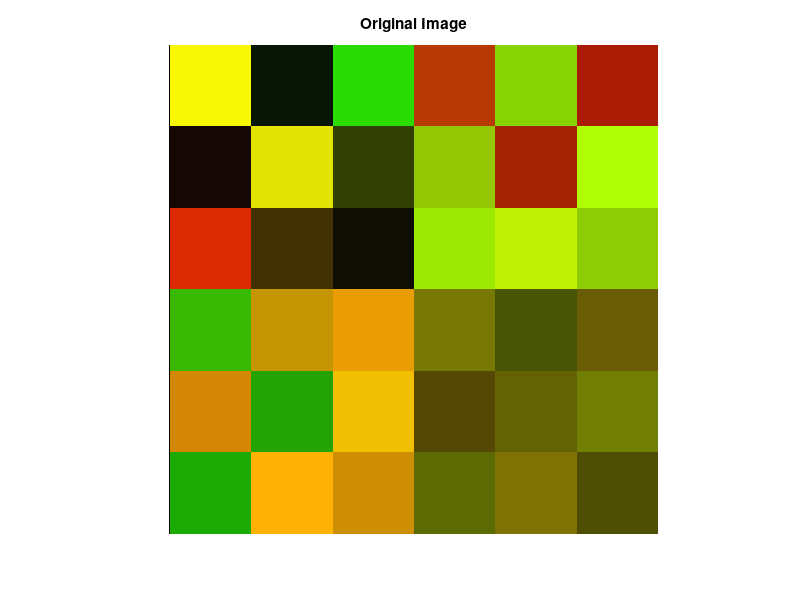

Here is the MATLAB script that generated this plot: (Note: this script raises an error after producing the figure.)
%cmpt412-assignment1
%author: Janet Xuan


% image=imread('ThreePenniesAreduced.jpg');
image = zeros(6,6,3);
image(:,:,1)=magic(6);
image(:,:,2)=magic(6)';
image(:,:,3)=ones(6)/2;
image=image/max(image(:));

figure
imshow(image)
title('Original Image')

%%%%%%%%%%%%%%%    subimage         %%%%%%%%%%%%%%%%
% [subimage] = subsample(image, 0.3);
% figure
% imshow(subimage)
% title('subimage IMage')

%%%%%%%%%%%%%%%    shrink        %%%%%%%%%%%%%%%%%%
%  [shrinkIM] = shrink(image);
%  figure
%  imshow(shrinkIM)
%  title('shrink IMage')

%%%%%%%%%%%%%%%    zoom        %%%%%%%%%%%%%%%%%%
% [zoomIM] = zoom(image);
% figure
% imshow(zoomIM)
% title('zoom IMage')

%%%%%%%%%%%%%%%    rotate      %%%%%%%%%%%%%%%%%
[myrotateIM] = myrotate(image);
figure
imshow(myrotateIM)
title('rotate IMage 90 degrees clockwise')


%%%%%%%%%%%%%%%    reflect     %%%%%%%%%%%%%%%%%
% [reflectIM] = reflect(image);
% figure
% imshow(reflectIM)
% title('reflect IMage about the vertical axis')

%%%%%%%%%%%%%%%    dim         %%%%%%%%%%%%%%%
% [dimIM] = dim(image, 0.3);
% figure
% imshow(dimIM)
% title('darker Image by the fraction')

%%%%%%%%%%%%%%%    contrast_compress    %%%%%%%%%
[ contrastIM ] = comtrast_compress( image );
figure
imshow(contrastIM)
title('comtrast and compress image')


